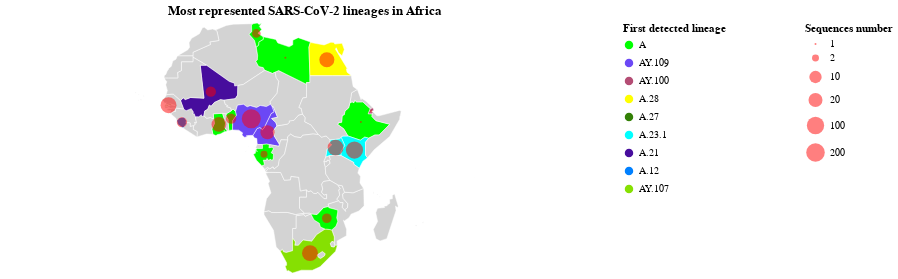

The notebook cell this image was saved under:
### Code cell
# pour notre carte, on va utiliser le GeoDataFrame d'Afrique
continent_map = africa_map.copy()

# on créé la base de notre carte
basemap = (
    alt.Chart(continent_map)
    .mark_geoshape(
        stroke='white', strokeWidth=0.5 #on marque les frontières par des lignes blanches
    ).transform_lookup( # on associe notre GeoDataFrame à celui contenant nos valeurs (voir #1#)
        lookup="name", # on les associe par le nom des pays (voir #2#)
        from_=alt.LookupData(
            lineages_by_country, #1#
            "country", #2#
            ["most_represented_lineage", "sequences_number"] # on sélectionne les valeurs qu'on veut garder
        )
    ).encode(
        color=alt.condition(
            'datum.sequences_number !== null',  # on ne colorie que les pays pour lesquels on a des séquences
            alt.Color(
                'most_represented_lineage:N' # on colorie par lignée la plus représentée
           ).scale(
                domain=fixed_domain_lineages, range=fixed_range_lineages # pays coloriés selon l'échelle définie précédemment
            ).legend(title='First detected lineage',
                     values=list(lineages_by_country.most_represented_lineage.unique())),
                                alt.value('lightgray') # les pays sans valeurs sont en gris
        ),
        tooltip=[ # on ajoute une animation au passage de la souris sur un pays
      {"type": "nominal", 'title': 'pays',"field": "name"}, # on ajoute ce qu'on veut montrer donc le nom du pays
      {"type": "nominal", 'title': 'most represented lineage',"field": "most_represented_lineage"}, # la lignée la plus représentée
      {"type": "quantitative", 'title': 'genomes sequenced', "field": "sequences_number"} # le nombre de séquences
    ]

    )
)

continent_map_centroids = africa_centroids.copy()
# pour faire les cercles représentant le nombre de séquences du pays, on doit récupérer les coordonnées des
# centroids pour chaque pays
continent_map_centroids["lon"] = continent_map_centroids.geometry.x #on créé une colonne pour la longitude
continent_map_centroids["lat"] = continent_map_centroids.geometry.y #on créé une colonne pour la latitude

# on créé notre deuxième chart qui va venir se superposer sur notre carte de base
# ici notre chart n'est composé que de cercles situés aux coordonnées des centroïds des pays
bubbles = (
    alt.Chart(
        continent_map_centroids
    ).transform_lookup( # on associe notre GeoDataFrame à celui contenant nos valeurs (voir #3#)
        lookup="name", #on les associe par le nom des pays (voir #4#)
        from_=alt.LookupData(
            lineages_by_country, #3#
            "country", #4#
            ["most_represented_lineage", "sequences_number"] # on sélectionne les valeurs qu'on veut garder
        )
    ).transform_filter(
        datum.sequences_number != None # on filtre pour ne garder que les pays avec des séquences
    ).mark_circle( # on fait des cercles...
        color="red", # ...de couleur rouge...
        opacity=0.5, # ...un peu transparent ...
        filled=True # ... mais remplis ...
    ).encode(
        longitude="lon:Q", # ...qu'on situe par la longitude...
        latitude="lat:Q", #...et la latitude
        size=alt.Size("sequences_number:Q", # les cercles ont une taille en fonction du nombre de séquences
                      scale=alt.Scale(type="log"), # on utilise une échelle logarithmique
                      legend=alt.Legend( # on ajoute une légende 
                        title="Sequences number",
                        orient='none',
                        legendX=800, legendY=0,
                        direction='vertical')
                     ),
        tooltip=[ # on affiche la même animation que si on passe la souris sur le pays
      {"type": "nominal", 'title': 'pays',"field": "name"},
      {"type": "nominal", 'title': 'most represented lineage',"field": "most_represented_lineage"},
      {"type": "quantitative", 'title': 'genomes sequenced', "field": "sequences_number"}
    ]

        
    )
)

# Maintenant on affiche notre graphe complet
total_chart = (
    basemap + bubbles # on superpose nos bulles à notre carte coloriée de l'Afrique
).properties(
        title='Most represented SARS-CoV-2 lineages in Africa', # on lui donne un titre
        width=600, # et des dimensions
        height=250
    ).project(
        type='identity', 
        reflectY=True
    )
total_chart.display() # on l'affiche finalement
